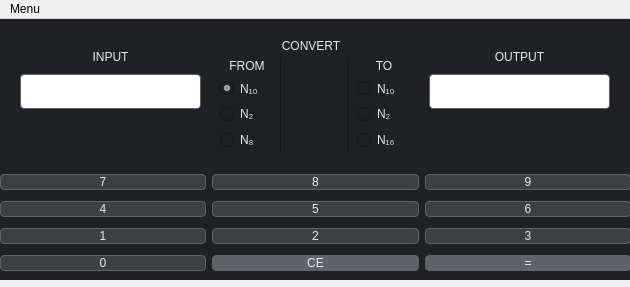
<?xml version="1.0" encoding="UTF-8"?>
<ui version="4.0">
 <class>NumeralSystem</class>
 <widget class="QMainWindow" name="NumeralSystem">
  <property name="geometry">
   <rect>
    <x>0</x>
    <y>0</y>
    <width>630</width>
    <height>287</height>
   </rect>
  </property>
  <property name="minimumSize">
   <size>
    <width>630</width>
    <height>287</height>
   </size>
  </property>
  <property name="maximumSize">
   <size>
    <width>630</width>
    <height>287</height>
   </size>
  </property>
  <property name="windowTitle">
   <string>MainWindow</string>
  </property>
  <property name="windowIcon">
   <iconset>
    <normaloff>img/logo.png</normaloff>img/logo.png</iconset>
  </property>
  <property name="styleSheet">
   <string notr="true"/>
  </property>
  <widget class="QWidget" name="centralwidget">
   <property name="minimumSize">
    <size>
     <width>630</width>
     <height>261</height>
    </size>
   </property>
   <property name="maximumSize">
    <size>
     <width>630</width>
     <height>261</height>
    </size>
   </property>
   <property name="styleSheet">
    <string notr="true"> background: #202124</string>
   </property>
   <widget class="QWidget" name="gridLayoutWidget">
    <property name="geometry">
     <rect>
      <x>0</x>
      <y>150</y>
      <width>631</width>
      <height>111</height>
     </rect>
    </property>
    <layout class="QGridLayout" name="Numbers">
     <item row="6" column="1">
      <widget class="QPushButton" name="pushButton_0">
       <property name="styleSheet">
        <string notr="true">    background: #3c4043;
    color: #e8eaed;
    border: 1px solid #5f6368;
    border-radius: 4px;
    box-sizing: border-box;</string>
       </property>
       <property name="text">
        <string>0</string>
       </property>
      </widget>
     </item>
     <item row="3" column="3">
      <widget class="QPushButton" name="pushButton_nine">
       <property name="styleSheet">
        <string notr="true">    background: #3c4043;
    color: #e8eaed;
    border: 1px solid #5f6368;
    border-radius: 4px;
    box-sizing: border-box;</string>
       </property>
       <property name="text">
        <string>9</string>
       </property>
      </widget>
     </item>
     <item row="3" column="2">
      <widget class="QPushButton" name="pushButton_eight">
       <property name="styleSheet">
        <string notr="true">    background: #3c4043;
    color: #e8eaed;
    border: 1px solid #5f6368;
    border-radius: 4px;
    box-sizing: border-box;</string>
       </property>
       <property name="text">
        <string>8</string>
       </property>
      </widget>
     </item>
     <item row="5" column="1">
      <widget class="QPushButton" name="pushButton_1">
       <property name="styleSheet">
        <string notr="true">    background: #3c4043;
    color: #e8eaed;
    border: 1px solid #5f6368;
    border-radius: 4px;
    box-sizing: border-box;</string>
       </property>
       <property name="text">
        <string>1</string>
       </property>
      </widget>
     </item>
     <item row="4" column="3">
      <widget class="QPushButton" name="pushButton_six">
       <property name="styleSheet">
        <string notr="true">    background: #3c4043;
    color: #e8eaed;
    border: 1px solid #5f6368;
    border-radius: 4px;
    box-sizing: border-box;</string>
       </property>
       <property name="text">
        <string>6</string>
       </property>
      </widget>
     </item>
     <item row="4" column="2">
      <widget class="QPushButton" name="pushButton_5">
       <property name="styleSheet">
        <string notr="true">    background: #3c4043;
    color: #e8eaed;
    border: 1px solid #5f6368;
    border-radius: 4px;
    box-sizing: border-box;</string>
       </property>
       <property name="text">
        <string>5</string>
       </property>
      </widget>
     </item>
     <item row="6" column="2">
      <widget class="QPushButton" name="pushButton_reset">
       <property name="styleSheet">
        <string notr="true">background: #5f6368;
    color: #e8eaed;
    border: 1px solid #5f6368;
    border-radius: 4px;
    box-sizing: border-box;</string>
       </property>
       <property name="text">
        <string>CE</string>
       </property>
      </widget>
     </item>
     <item row="5" column="2">
      <widget class="QPushButton" name="pushButton_2">
       <property name="styleSheet">
        <string notr="true">    background: #3c4043;
    color: #e8eaed;
    border: 1px solid #5f6368;
    border-radius: 4px;
    box-sizing: border-box;</string>
       </property>
       <property name="text">
        <string>2</string>
       </property>
      </widget>
     </item>
     <item row="6" column="3">
      <widget class="QPushButton" name="pushButton_equ">
       <property name="styleSheet">
        <string notr="true">background: #5f6368;
    color: #e8eaed;
    border: 1px solid #5f6368;
    border-radius: 4px;
    box-sizing: border-box;</string>
       </property>
       <property name="text">
        <string>=</string>
       </property>
      </widget>
     </item>
     <item row="4" column="1">
      <widget class="QPushButton" name="pushButton_4">
       <property name="styleSheet">
        <string notr="true">    background: #3c4043;
    color: #e8eaed;
    border: 1px solid #5f6368;
    border-radius: 4px;
    box-sizing: border-box;</string>
       </property>
       <property name="text">
        <string>4</string>
       </property>
      </widget>
     </item>
     <item row="3" column="1">
      <widget class="QPushButton" name="pushButton_seven">
       <property name="styleSheet">
        <string notr="true">    background: #3c4043;
    color: #e8eaed;
    border: 1px solid #5f6368;
    border-radius: 4px;
    box-sizing: border-box;</string>
       </property>
       <property name="text">
        <string>7</string>
       </property>
      </widget>
     </item>
     <item row="5" column="3">
      <widget class="QPushButton" name="pushButton_3">
       <property name="enabled">
        <bool>true</bool>
       </property>
       <property name="styleSheet">
        <string notr="true">    background: #3c4043;
    color: #e8eaed;
    border: 1px solid #5f6368;
    border-radius: 4px;
    box-sizing: border-box;</string>
       </property>
       <property name="text">
        <string>3</string>
       </property>
      </widget>
     </item>
    </layout>
   </widget>
   <widget class="QWidget" name="verticalLayoutWidget">
    <property name="geometry">
     <rect>
      <x>20</x>
      <y>20</y>
      <width>181</width>
      <height>71</height>
     </rect>
    </property>
    <layout class="QVBoxLayout" name="INPUT">
     <property name="spacing">
      <number>0</number>
     </property>
     <property name="rightMargin">
      <number>0</number>
     </property>
     <property name="bottomMargin">
      <number>1</number>
     </property>
     <item>
      <widget class="QLabel" name="INFO_INP">
       <property name="styleSheet">
        <string notr="true">    color: #e8eaed;</string>
       </property>
       <property name="text">
        <string>INPUT</string>
       </property>
       <property name="alignment">
        <set>Qt::AlignCenter</set>
       </property>
      </widget>
     </item>
     <item>
      <widget class="QLabel" name="input">
       <property name="styleSheet">
        <string notr="true">    background: #FFFFFF;
    border: 1px solid #5f6368;
    border-radius: 4px;
    box-sizing: border-box;</string>
       </property>
       <property name="frameShape">
        <enum>QFrame::NoFrame</enum>
       </property>
       <property name="text">
        <string/>
       </property>
       <property name="scaledContents">
        <bool>true</bool>
       </property>
       <property name="alignment">
        <set>Qt::AlignCenter</set>
       </property>
      </widget>
     </item>
    </layout>
   </widget>
   <widget class="QWidget" name="verticalLayoutWidget_2">
    <property name="geometry">
     <rect>
      <x>429</x>
      <y>20</y>
      <width>181</width>
      <height>71</height>
     </rect>
    </property>
    <layout class="QVBoxLayout" name="OUTPUT">
     <property name="spacing">
      <number>0</number>
     </property>
     <property name="topMargin">
      <number>0</number>
     </property>
     <property name="rightMargin">
      <number>0</number>
     </property>
     <property name="bottomMargin">
      <number>1</number>
     </property>
     <item>
      <widget class="QLabel" name="INFO_OUT">
       <property name="styleSheet">
        <string notr="true">    color: #e8eaed;</string>
       </property>
       <property name="text">
        <string>OUTPUT</string>
       </property>
       <property name="alignment">
        <set>Qt::AlignCenter</set>
       </property>
      </widget>
     </item>
     <item>
      <widget class="QLabel" name="output">
       <property name="styleSheet">
        <string notr="true">    background: #FFFFFF;
    border: 1px solid #5f6368;
    border-radius: 4px;
    box-sizing: border-box;</string>
       </property>
       <property name="frameShape">
        <enum>QFrame::NoFrame</enum>
       </property>
       <property name="text">
        <string/>
       </property>
       <property name="scaledContents">
        <bool>true</bool>
       </property>
       <property name="alignment">
        <set>Qt::AlignCenter</set>
       </property>
      </widget>
     </item>
    </layout>
   </widget>
   <widget class="QWidget" name="gridLayoutWidget_2">
    <property name="geometry">
     <rect>
      <x>220</x>
      <y>20</y>
      <width>191</width>
      <height>111</height>
     </rect>
    </property>
    <layout class="QGridLayout" name="gridLayout">
     <item row="1" column="0">
      <widget class="QLabel" name="FROM">
       <property name="styleSheet">
        <string notr="true">    color: #e8eaed;</string>
       </property>
       <property name="text">
        <string>FROM</string>
       </property>
       <property name="alignment">
        <set>Qt::AlignCenter</set>
       </property>
      </widget>
     </item>
     <item row="4" column="4">
      <widget class="QRadioButton" name="pushButton_TN16">
       <property name="styleSheet">
        <string notr="true">    color: #e8eaed;</string>
       </property>
       <property name="text">
        <string>N₁₆</string>
       </property>
      </widget>
     </item>
     <item row="3" column="0">
      <widget class="QRadioButton" name="pushButton_FN2">
       <property name="styleSheet">
        <string notr="true">    color: #e8eaed;</string>
       </property>
       <property name="text">
        <string>N₂</string>
       </property>
       <property name="checked">
        <bool>false</bool>
       </property>
       <attribute name="buttonGroup">
        <string notr="true">buttonGroup</string>
       </attribute>
      </widget>
     </item>
     <item row="3" column="4">
      <widget class="QRadioButton" name="pushButton_TN2">
       <property name="styleSheet">
        <string notr="true">    color: #e8eaed;</string>
       </property>
       <property name="text">
        <string>N₂</string>
       </property>
       <property name="checked">
        <bool>false</bool>
       </property>
      </widget>
     </item>
     <item row="2" column="0">
      <widget class="QRadioButton" name="pushButton_FN10">
       <property name="styleSheet">
        <string notr="true">    color: #e8eaed;</string>
       </property>
       <property name="text">
        <string>N₁₀</string>
       </property>
       <property name="checked">
        <bool>true</bool>
       </property>
       <attribute name="buttonGroup">
        <string notr="true">buttonGroup</string>
       </attribute>
      </widget>
     </item>
     <item row="2" column="4">
      <widget class="QRadioButton" name="pushButton_TN10">
       <property name="styleSheet">
        <string notr="true">    color: #e8eaed;</string>
       </property>
       <property name="text">
        <string>N₁₀</string>
       </property>
      </widget>
     </item>
     <item row="4" column="0">
      <widget class="QRadioButton" name="pushButton_FN8">
       <property name="styleSheet">
        <string notr="true">    color: #e8eaed;</string>
       </property>
       <property name="text">
        <string>N₈</string>
       </property>
       <attribute name="buttonGroup">
        <string notr="true">buttonGroup</string>
       </attribute>
      </widget>
     </item>
     <item row="1" column="3" rowspan="4">
      <widget class="Line" name="line">
       <property name="styleSheet">
        <string notr="true">    color: #e8eaed;</string>
       </property>
       <property name="orientation">
        <enum>Qt::Vertical</enum>
       </property>
      </widget>
     </item>
     <item row="1" column="4">
      <widget class="QLabel" name="TO">
       <property name="styleSheet">
        <string notr="true">    color: #e8eaed;</string>
       </property>
       <property name="text">
        <string>TO</string>
       </property>
       <property name="alignment">
        <set>Qt::AlignCenter</set>
       </property>
      </widget>
     </item>
     <item row="1" column="1" rowspan="4">
      <widget class="Line" name="line_3">
       <property name="styleSheet">
        <string notr="true">    color: #e8eaed;</string>
       </property>
       <property name="orientation">
        <enum>Qt::Vertical</enum>
       </property>
      </widget>
     </item>
     <item row="2" column="2" rowspan="3">
      <widget class="QLabel" name="picture">
       <property name="text">
        <string/>
       </property>
       <property name="textFormat">
        <enum>Qt::AutoText</enum>
       </property>
       <property name="pixmap">
        <pixmap resource="reusrces.qrc">:/res/img/logo.png</pixmap>
       </property>
       <property name="scaledContents">
        <bool>true</bool>
       </property>
       <property name="wordWrap">
        <bool>false</bool>
       </property>
      </widget>
     </item>
     <item row="0" column="1" colspan="2">
      <widget class="QLabel" name="CONVERT">
       <property name="styleSheet">
        <string notr="true">    color: #e8eaed;</string>
       </property>
       <property name="text">
        <string>CONVERT</string>
       </property>
       <property name="alignment">
        <set>Qt::AlignBottom|Qt::AlignHCenter</set>
       </property>
      </widget>
     </item>
    </layout>
   </widget>
   <widget class="QLabel" name="Fonk">
    <property name="geometry">
     <rect>
      <x>2</x>
      <y>-1</y>
      <width>631</width>
      <height>261</height>
     </rect>
    </property>
    <property name="styleSheet">
     <string notr="true"> background: #202124
</string>
    </property>
    <property name="text">
     <string/>
    </property>
    <property name="scaledContents">
     <bool>true</bool>
    </property>
   </widget>
   <zorder>Fonk</zorder>
   <zorder>gridLayoutWidget</zorder>
   <zorder>verticalLayoutWidget</zorder>
   <zorder>verticalLayoutWidget_2</zorder>
   <zorder>gridLayoutWidget_2</zorder>
  </widget>
  <widget class="QMenuBar" name="menubar">
   <property name="geometry">
    <rect>
     <x>0</x>
     <y>0</y>
     <width>630</width>
     <height>26</height>
    </rect>
   </property>
   <property name="styleSheet">
    <string notr="true"/>
   </property>
   <widget class="QMenu" name="menuMenu">
    <property name="title">
     <string>Menu</string>
    </property>
    <widget class="QMenu" name="menuoperating_mode_2">
     <property name="title">
      <string>operating mode</string>
     </property>
     <addaction name="defoultcalculator_swap"/>
     <addaction name="actionnumeral_system_current"/>
    </widget>
    <widget class="QMenu" name="menuDon_t_open">
     <property name="title">
      <string>Don't open</string>
     </property>
     <addaction name="actionNew_Pic"/>
    </widget>
    <addaction name="menuoperating_mode_2"/>
    <addaction name="menuDon_t_open"/>
   </widget>
   <addaction name="menuMenu"/>
  </widget>
  <action name="actiondefoult_calculator">
   <property name="text">
    <string>defoult calculator</string>
   </property>
  </action>
  <action name="actionnumeral_system">
   <property name="text">
    <string>numeral system</string>
   </property>
  </action>
  <action name="actionnumeral_system_current">
   <property name="text">
    <string>numeral system (current)</string>
   </property>
  </action>
  <action name="defoultcalculator_swap">
   <property name="text">
    <string>defoult calculator</string>
   </property>
  </action>
  <action name="actionNew_Pic">
   <property name="text">
    <string>DON`T OPEN THIS</string>
   </property>
  </action>
 </widget>
 <resources>
  <include location="reusrces.qrc"/>
 </resources>
 <connections/>
 <buttongroups>
  <buttongroup name="buttonGroup"/>
 </buttongroups>
</ui>
